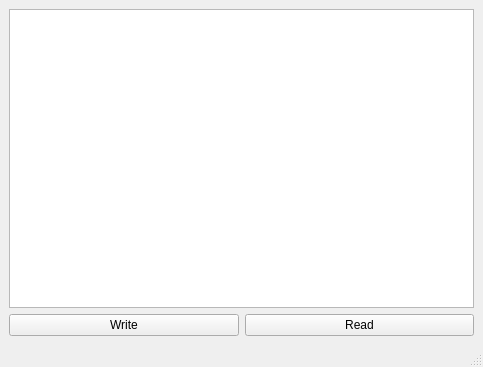
<?xml version="1.0" encoding="UTF-8"?>
<ui version="4.0">
 <class>MainWindow</class>
 <widget class="QMainWindow" name="MainWindow">
  <property name="geometry">
   <rect>
    <x>0</x>
    <y>0</y>
    <width>483</width>
    <height>367</height>
   </rect>
  </property>
  <property name="windowTitle">
   <string>MainWindow</string>
  </property>
  <widget class="QWidget" name="centralwidget">
   <layout class="QVBoxLayout" name="verticalLayout_2">
    <item>
     <layout class="QVBoxLayout" name="verticalLayout">
      <item>
       <widget class="QPlainTextEdit" name="plainTextEdit"/>
      </item>
      <item>
       <layout class="QHBoxLayout" name="horizontalLayout">
        <item>
         <widget class="QPushButton" name="Write">
          <property name="text">
           <string>Write</string>
          </property>
         </widget>
        </item>
        <item>
         <widget class="QPushButton" name="Read">
          <property name="text">
           <string>Read</string>
          </property>
         </widget>
        </item>
       </layout>
      </item>
     </layout>
    </item>
   </layout>
  </widget>
  <widget class="QMenuBar" name="menubar">
   <property name="geometry">
    <rect>
     <x>0</x>
     <y>0</y>
     <width>483</width>
     <height>25</height>
    </rect>
   </property>
  </widget>
  <widget class="QStatusBar" name="statusbar"/>
 </widget>
 <resources/>
 <connections/>
</ui>
